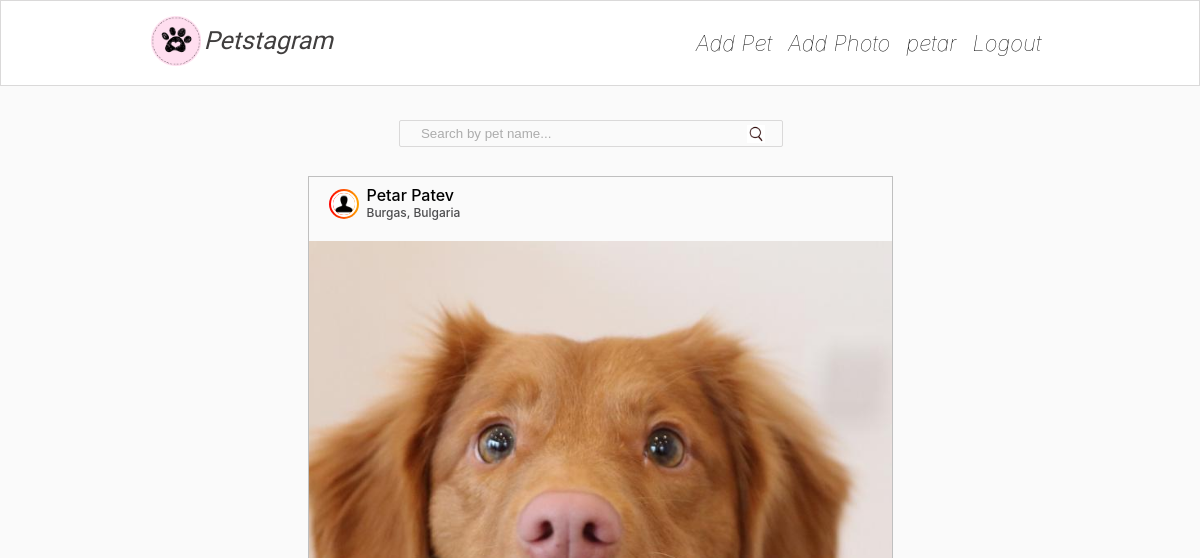
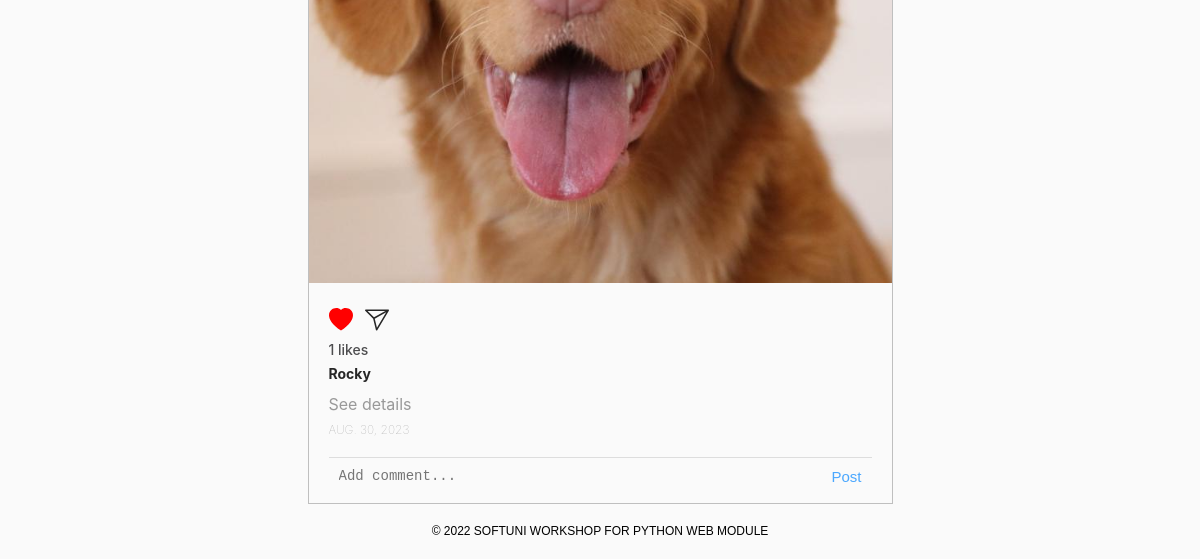
Page / (signed in) on the earlier database version (2 pictures, top to bottom).
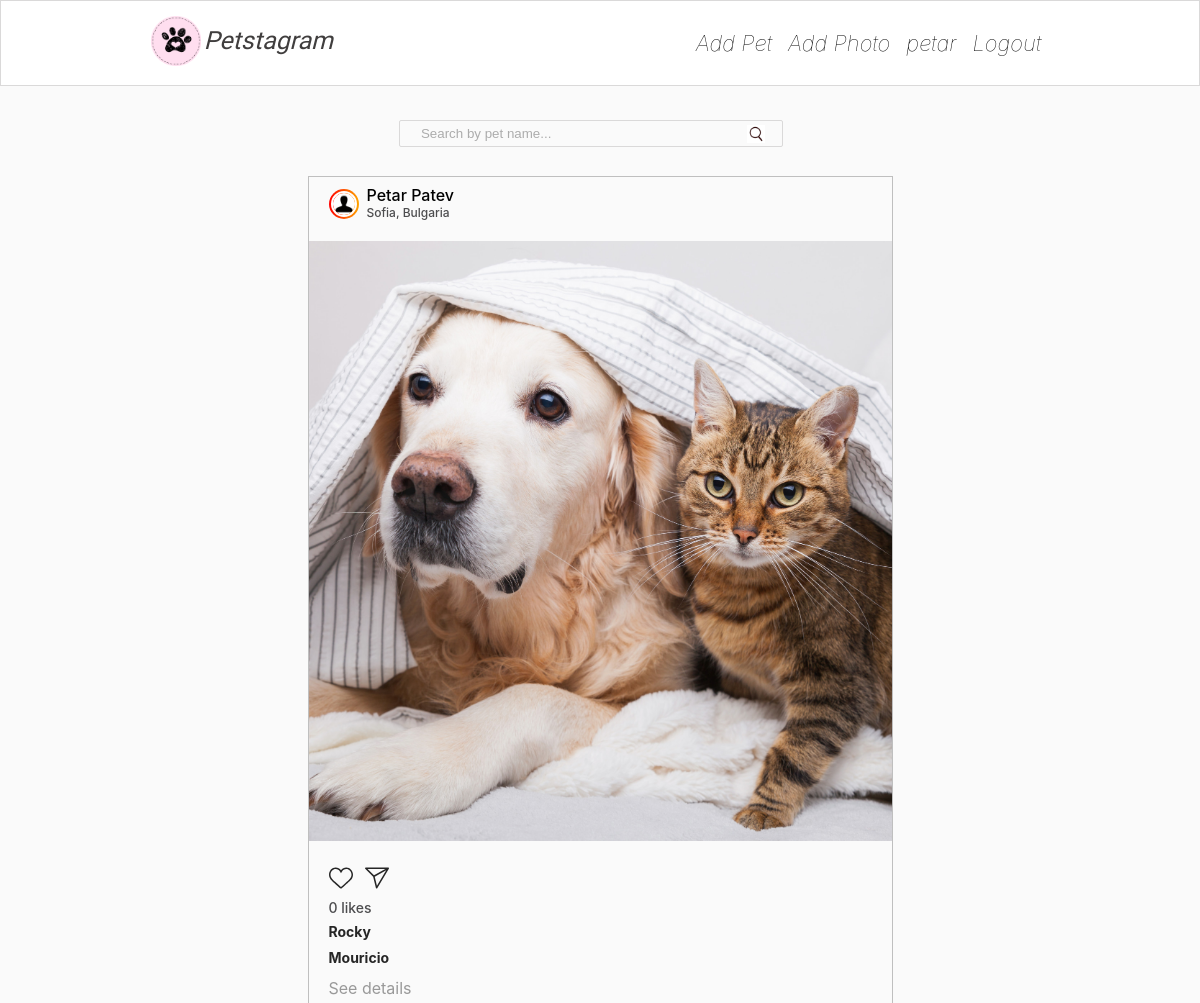
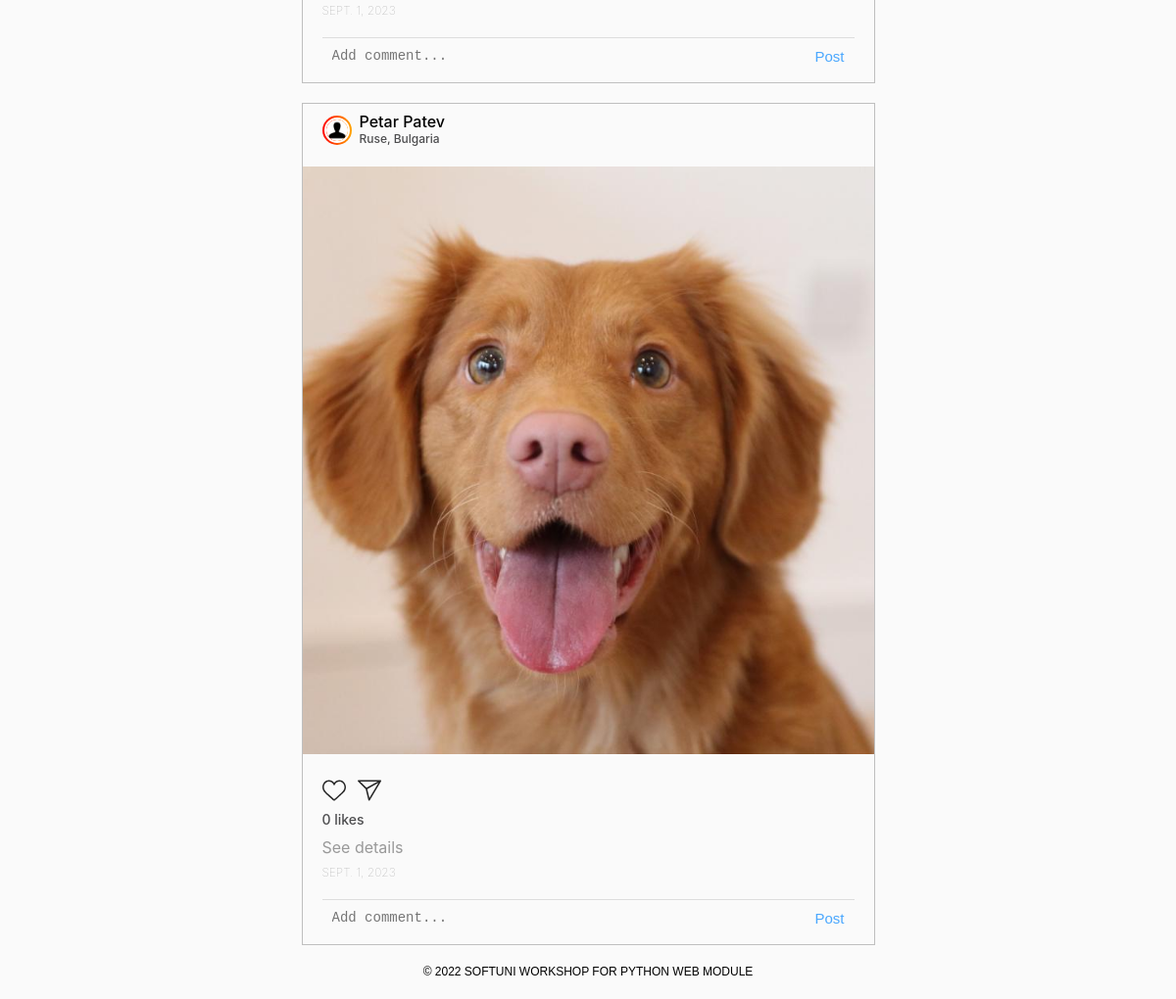
Same page on the later database version (2 pictures, top to bottom).
### petstagram_second/accounts/models.py (models this page shows)
class PetstagramUser(auth_models.AbstractUser):
    NAME_MAX_LENGTH = 30
    NAME_MIN_LENGTH = 2
    first_name = models.CharField(
        null=True,
        blank=True,
        max_length=NAME_MAX_LENGTH,
        validators=(
            MinLengthValidator(NAME_MIN_LENGTH),
            only_alphabetical_letters_validator,
        ),
    )
    last_name = models.CharField(
        null=True,
        blank=True,
        max_length=NAME_MAX_LENGTH,
        validators=(
            MinLengthValidator(NAME_MIN_LENGTH),
            only_alphabetical_letters_validator,
        ),
    )
    email = models.EmailField(
        null=False,
        blank=False,
        unique=True,
    )
    profile_picture = models.URLField(
        null=True,
        blank=True,
    )
    gender = models.CharField(
        choices=GendersTypes.choices(),
        max_length=GendersTypes.max_len_genders(),
    )
    def get_name(self):
        if self.first_name and self.last_name:
            return f"{self.first_name} {self.last_name}"
        elif self.first_name or self.last_name:
            return self.first_name or self.last_name
        else:
            return self.username

### petstagram_second/photos/models.py (models this page shows)
class Photo(models.Model):
    DESCRIPTION_MAX_LENGTH = 300
    DESCRIPTION_MIN_LENGTH = 10
    LOCATION_MAX_LENGTH = 30
    photo_picture = models.ImageField(
        null=False,
        blank=False,
        validators=(
            image_max_size_validator,
        ),
        upload_to='images',
    )
    description = models.TextField(
        max_length=DESCRIPTION_MAX_LENGTH,
        validators=(
            MinLengthValidator(DESCRIPTION_MIN_LENGTH),
        ),
        null=True,
        blank=True,
    )
    location = models.CharField(
        null=True,
        blank=True,
        max_length=LOCATION_MAX_LENGTH,
    )
    tagged_pets = models.ManyToManyField(
        to=Pet,
        blank=True,
    )
    date_of_publication = models.DateField(
        null=False,
        blank=True,
        auto_now=True,
    )
    user = models.ForeignKey(
        to=UserModel,
        on_delete=models.CASCADE,
    )
    class Meta:
        ordering = ('-date_of_publication',)

### petstagram_second/pets/models.py (models this page shows, shortened)
class Pet(models.Model):
    NAME_MAX_LENGTH = 30
    name = models.CharField(
        max_length=NAME_MAX_LENGTH,
        null=False,
        blank=False,
    )
    personal_pet_photo = models.URLField(
        null=False,
        blank=False,
    )
    date_of_birth = models.DateField(
        null=True,
        blank=True,
    )
    slug = models.SlugField(
        unique=True,
        null=False,
        blank=True,
    )
    user = models.ForeignKey(
        to=UserModel,
        on_delete=models.CASCADE,
    )

### petstagram_second/common/views.py (the view)
# urls.py: path('', index, name='index'),
def index(request):
    all_photo_posts = Photo.objects.all()
    comment_form = CommentForm()
    search_form = SearchForm()
    current_user = request.user
    all_photos_liked_by_current_user = [like.to_photo_id for like in current_user.like_set.all()]
    if request.method == 'POST':
        search_form = SearchForm(request.POST)
        if search_form.is_valid():
            all_photo_posts = all_photo_posts.filter(tagged_pets__name__icontains=search_form.cleaned_data['pet_name'])
    context = {
        'all_photo_posts': all_photo_posts,
        'comment_form': comment_form,
        'search_form': search_form,
        'all_photos_liked_by_current_user': all_photos_liked_by_current_user,
    }
    return render(request, 'common/home-page.html', context)

### petstagram_second/common/forms.py
class CommentForm(forms.ModelForm):
    class Meta:
        model = Comment
        fields = ('comment_text',)
        widgets = {
            'comment_text': forms.Textarea(attrs={'placeholder': 'Add comment...'}),
        }

class SearchForm(forms.Form):
    pet_name = forms.CharField(
        widget=(
            forms.TextInput(attrs={'placeholder': 'Search by pet name...'})
        )
    )

### templates/common/home-page.html (shortened to what this page needs)
{% extends 'base.html' %}
{% load static %}
{% block page_content %}
    <div class="container">
        <div class="col-9">
            <form class="searchbar" method="post">
                {{ search_form }}
            </form>
            {% include 'partials/pets-posts.html' %}
        </div>
    </div>
{% endblock %}

### templates/base.html (shortened to what this page needs)
{% load static %}
<!DOCTYPE html>
<html lang="en">
<head>
    <link rel="stylesheet"
          href="{% static 'css/styles.css' %}">
</head>
<body>
<header>
    {% include 'partials/nav-bar.html' %}
</header>
<main>
    {% block page_content %}
    {% endblock %}
</main>
<div class="footer">
		<span class="footer-section">
			© 2022 SOFTUNI WORKSHOP FOR PYTHON WEB MODULE
		</span>
</div>
</body>
</html>

### templates/partials/nav-bar.html (shortened to what this page needs)
{% load static %}
<nav class="navbar">
    <div class="container">
        <div class="logo">
            <a href="{% url 'index' %}">
                <img width="50px" src="{% static 'images/free-30-instagram-stories-icons23_122570.png' %}" alt="img1">
            </a>
            <a class="home" href="{% url 'index' %}">
                <i>Petstagram</i>
            </a>
        </div>
        <div class="nav-links">
            <ul class="nav-group">
                <li class="nav-item">
                    <a href="{% url 'pet create' %}">
                        <i>Add Pet</i>
                    </a>
                </li>
                <li class="nav-item">
                    <a href="{% url 'photo create' %}">
                        <i>Add Photo</i>
                    </a>
                </li>
                {% if request.user.is_authenticated %}
                    <li class="nav-item">
                        <a href="{% url 'user details' pk=request.user.pk %}">
                            <i>{{ request.user.username }}</i>
                        </a>
                    </li>
                    <li class="nav-item">
                        <a href="{% url 'user logout' %}">
                            <i>Logout</i>
                        </a>
                    </li>
                {% endif %}
            </ul>
        </div>
    </div>
</nav>

### templates/partials/pets-posts.html (shortened to what this page needs)
{% load static %}
{% for photo_post in all_photo_posts %}
    <div class="card">
        <div class="top">
            <div class="userDetails">
                <a href="{% url 'user details' pk=photo_post.user.pk %}">
                    <div class="profilepic">
                        <div class="profile_img">
                            <div class="image">
                                {% if photo_post.user.profile_picture %}
                                    <img src="{{ photo_post.user.profile_picture }}">
                                {% else %}
                                    <img src="{% static 'images/person.png' %}" alt="img8">
                                {% endif %}
                            </div>
                        </div>
                    </div>
                </a>
                <h3>
                    <a href="{% url 'user details' pk=photo_post.user.pk %}">
                        {{ photo_post.user.get_name }}
                    </a>
                    <br>
                    {% if photo_post.location %}
                        <span>{{ photo_post.location }}</span>
                    {% endif %}
                </h3>
            </div>
        </div>
        <div class="imgBx" id="{{ photo_post.pk }}">
            <img src="{{ photo_post.photo_picture.url }}" alt="post" class="cover">
        </div>
        <div class="bottom">
            <div class="actionBtns">
                <div class="left">
                    <span class="heart">
									<a href="{% url 'like' photo_pk=photo_post.pk %}">
                                        {% if photo_post.pk in all_photos_liked_by_current_user %}
                                            <svg style="color: red"
                                                 xmlns="http://www.w3.org/2000/svg"
                                                 width="24"
                                                 height="24"
                                                 fill="currentColor"
                                                 class="bi bi-heart-fill"
                                                 viewBox="0 0 16 16">
                                            <path fill-rule="evenodd"
                                                  d="M8 1.314C12.438-3.248 23.534 4.735
                                                  8 15-7.534 4.736 3.562-3.248 8 1.314z"
                                                  fill="red">
                                            </path>
                                        </svg>
                                        {% endif %}
								</a>
								</span>
                    <a href="{% url 'share' photo_pk=photo_post.pk %}">
                    </a>
                </div>
            </div>
            <p class="likes">{{ photo_post.like_set.count }} likes</p>
            {% for pet in photo_post.tagged_pets.all %}
                <a href="{% url 'pet details' username=pet.user.username pet_name=pet.slug %}">
                    <p class="message">
                        <b>{{ pet.name }}</b>
                    </p>
                </a>
            {% endfor %}
            <a href="{% url 'photo details' pk=photo_post.pk %}">
                <h4 class="details">See details</h4>
            </a>
            <h5 class="postTime">{{ photo_post.date_of_publication }}</h5>
            <div class="addComments">
                <form method="post" action="{% url 'add comment' photo_pk=photo_post.pk %}">
                    {{ comment_form }}
                    <button type="submit">Post</button>
                </form>
            </div>
        </div>
    </div>
{% endfor %}

### staticfiles/css/home.css (style rules this page uses)
* { margin: 0; padding: 0; box-sizing: border-box; }
body { font-family: -apple-system, system-ui, "Segoe UI", Roboto, Oxygen, Ubuntu, Cantarell, "Open Sans", "Helvetica Neue", sans-serif; background: #fafafa; min-height: 100vh; }
.navbar { position: fixed; z-index: 100000; display: flex; align-items: center; justify-content: center; background: rgb(255, 255, 255); width: 100%; border: 1px solid rgb(218, 217, 217); }
.container { padding: 15px 0; width: 75%; display: flex; align-items: center; justify-content: space-between; }
.container a { color: #403e3e; }
.container .logo { display: flex; cursor: pointer; }
.searchbar { width: -10%; margin: 0 18% 5% 0; text-align: end; }
.searchbar input { background-color: #fafafa; width: 80%; padding: 5px 5px 5px 0; text-indent: 21px; outline: none; border: 1px solid rgb(218, 217, 217); border-radius: 2px; color: rgb(77, 77, 77); }
.searchbar input::placeholder { font-weight: lighter; color: rgb(172, 172, 172); }
.home { font-size: 25px; margin: 10px 0 0 3px; color: black; font-family: 'Indie Flower', cursive; }
.nav-links { font-weight: lighter; color: rgb(172, 172, 172); }
.nav-group .nav-item { list-style-type: none; margin: 0 8px; }
.nav-group .nav-item a { font-size: 22px; display: block; color: black; }
.nav-group { display: flex; align-items: center; justify-content: center; }
main { width: 100%; display: flex; align-items: center; justify-content: center; }
main .container { position: relative; margin-top: 60px; width: 75%; display: flex; align-items: flex-start; justify-content: space-between; }
.col-9 { width: 65%; margin: 5% auto; margin-bottom: -20px; }
.col-9 .card { margin-bottom: 20px; position: relative; width: 100%; display: inline-block; border: 1px solid rgba(7, 7, 7, 0.24); }
.col-9 .card .top { padding: 10px 20px; display: flex; justify-content: space-between; align-items: center; }
.col-9 .card .bottom { padding: 10px 20px; }
.col-9 .card .top .userDetails { width: 100%; display: flex; align-items: center; }
.profilepic { display: inline-block; }
.profilepic .profile_img { display: flex; align-items: center; justify-content: center; border-radius: 50%; overflow: hidden; width: 30px; height: 30px; background: linear-gradient(to right, red, orange); padding: 2px; margin-right: 8px; }
.profilepic .profile_img .image { position: relative; width: 100%; height: 100%; border-radius: 50%; margin-top: 0; overflow: hidden; display: flex; align-items: center; justify-content: center; border: 2px solid white; }
.profilepic .profile_img img { width: 100%; height: 100%; object-fit: cover; margin-top: 0 !important; }
.cover { position: absolute; top: 0; left: 0; width: 100%; height: 100%; object-fit: cover; }
.col-9 .card .top .userDetails h3 { font-size: 16px; color: #4d4d4f; font-weight: 500; line-height: 1em; white-space: nowrap; }
.col-9 .card .top .userDetails h3 span { font-size: 0.75em; }
.imgBx { position: relative; width: 100%; min-height: 600px; margin: 10px 0 15px; }
.actionBtns { display: flex; justify-content: space-between; align-items: center; }
.actionBtns svg { cursor: pointer; }
.actionBtns .left svg { margin-right: 8px; }
.likes { font-weight: 500; margin-top: 5px; font-size: 14px; cursor: default; color: #4d4d4f; }
.message { font-weight: 400; margin-top: 5px; font-size: 14px; color: #777; line-height: 1.5em; }
.message b { color: #262626; }
.details { margin-top: 10px; font-weight: 400; color: #999; }
.addComments { display: flex; align-items: center; margin-top: 20px; border-top: 1px solid #ddd; padding: 10px 0; }
.addComments button { position: absolute; right: 30px; color: #1d92ffcb; font-weight: 500; font-size: 15px; border: none; background-color: inherit; cursor: pointer; }
textarea { position: absolute; left: 30px; width: 85%; resize: none; overflow: hidden; height: 20px; border: none; outline: none; font-weight: 400; font-size: 14px; color: #262626; background: none; }
.addComments form { display: flex; margin-bottom: 15px; }
.postTime { margin-top: 8px; font-weight: lighter; cursor: default; color: rgb(163, 163, 163); font-size: 12px; text-transform: uppercase; }
a { text-decoration: none; }
.footer { text-align: center; margin-bottom: 20px; }
.footer .footer-section { position: relative; width: 100%; font-size: 12px; font-family: sans-serif; z-index: -2; }

### staticfiles/css/photoDetails.css (style rules this page uses)
.userDetails a { color: initial; }

### staticfiles/css/profile.css (style rules this page uses)
.profile_img img { width: 175px; height: 175px; margin-top: 10px; border-radius: 50%; object-fit: cover; }

Differences in the rows shown:
removed Photo: user.get_name "Petar Patev", location "Burgas, Bulgaria", photo_picture (picture), like_set.count "1", date_of_publication "AUG. 30, 2023", Pet (name "Rocky")
added Photo: user.get_name "Petar Patev", location "Sofia, Bulgaria", photo_picture (picture), like_set.count "0", date_of_publication "SEPT. 1, 2023", Pet (name "Rocky")
added Pet: name "Mouricio", shown under "Petar Patev"
added Photo: user.get_name "Petar Patev", location "Ruse, Bulgaria", photo_picture (picture), like_set.count "0", date_of_publication "SEPT. 1, 2023"
